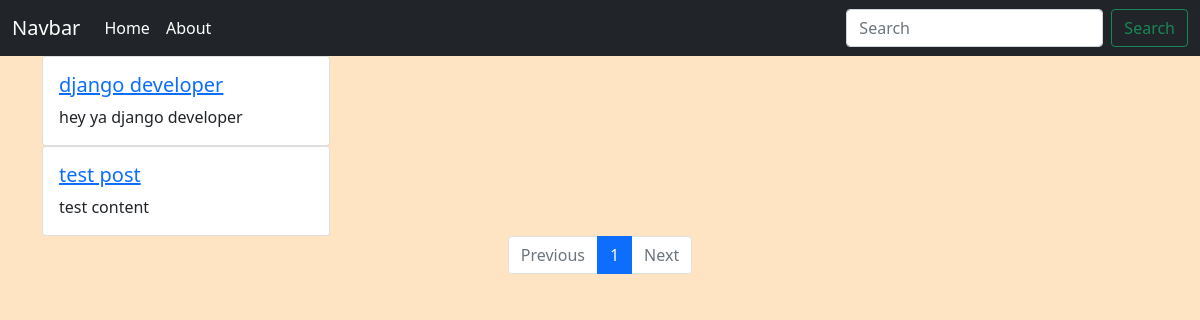
Before: / with the older database file.
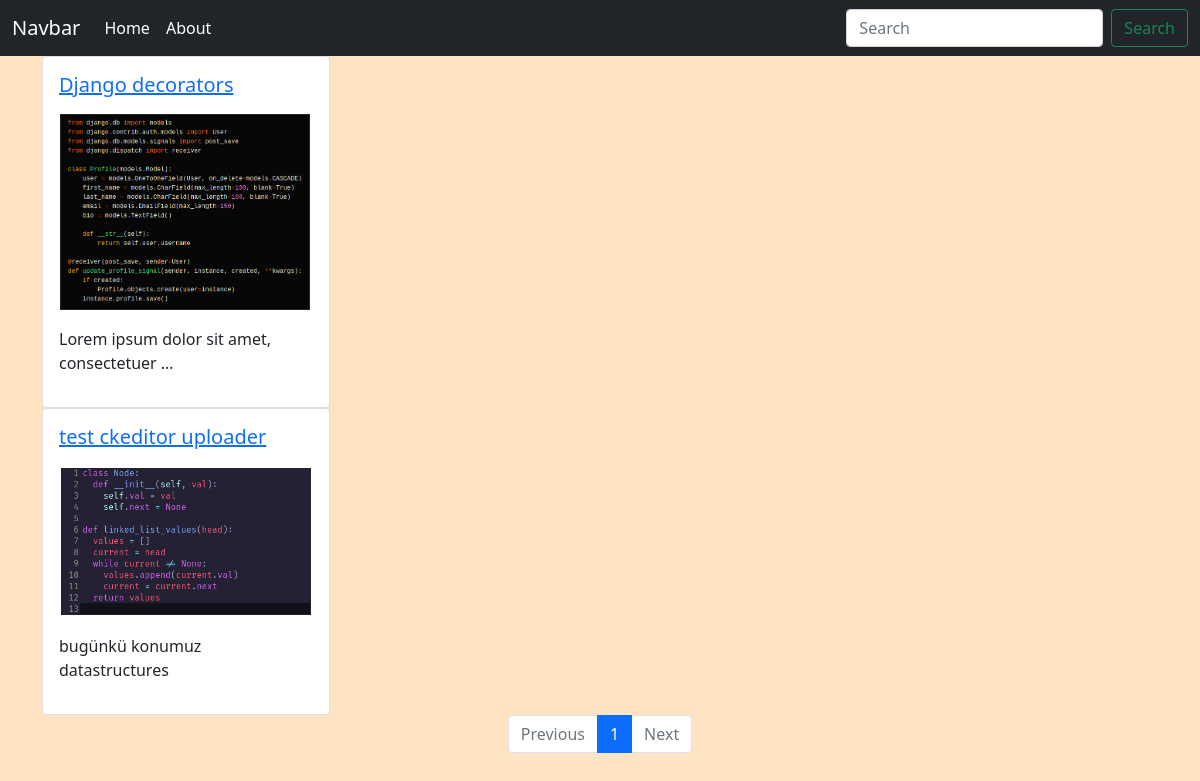
After: the same page with the newer database file.
### blog/models.py (models this page shows, shortened)
class Post(models.Model):
    user = models.ForeignKey(User, on_delete=models.CASCADE)
    title = models.CharField(max_length=255)
    content = RichTextUploadingField(blank=True, null=True)
    thumbnail = models.ImageField(upload_to ='uploads/', blank=True, null=True)
    slug = models.SlugField(unique=True, max_length=255)
    published_date = models.DateTimeField(auto_now_add=True)

### blog/views.py (the view)
# urls.py: path('', PostListView.as_view(), name='home'),
class PostListView(ListView):
    model = Post
    template_name = 'blog/home.html'
    context_object_name = 'posts'
    ordering = ['-published_date']
    paginate_by = 5

### blog/templates/blog/home.html (shortened to what this page needs)
{% extends 'blog/base.html' %}
{% load static %}
{% block content %}
    {% for post in posts  %}
      <div class="container">
        <div class="card" style="width: 18rem;">
          <div class="card-body">
            <h5 class="card-title"><a href="{% url 'posts:post_detail' post.slug  %}">{{post.title}}</a></h5>
            <p class="card-text">{{post.content|safe|truncatewords:15}}</p>
          </div>
        </div>
    </div>
    {% endfor %}
    <nav aria-label="Page navigation example">
        <ul class="pagination justify-content-center">
          {% if page_obj.has_previous %}
            <li class="page-item">
              <a class="page-link" href="?page={{ page_obj.previous_page_number }}">Previous</a>
            </li>
          {% else %}
            <li class="page-item disabled">
              <a class="page-link" href="#" tabindex="-1" aria-disabled="True">Previous</a>
            </li>
          {% endif %}
          {% for i in page_obj.paginator.page_range %}
            {% if page_obj.number == i %}
              <li class="page-item active" aria-current="page">
                <span class="page-link">
                  {{ i }}
                </span>
              </li>
            {% else %}
              <li class="page-item"><a class="page-link" href="?page={{ i }}">{{ i }}</a></li>
            {% endif %}
          {% endfor %}
          {% if page_obj.has_next %}
            <li class="page-item">
              <a class="page-link" href="?page={{ page_obj.next_page_number }}">Next</a>
            </li>
          {% else %}
            <li class="page-item disabled">
              <a class="page-link" href="#" tabindex="-1" aria-disabled="True">Next</a>
            </li>
          {% endif %}
        </ul>
      </nav>
{% endblock content %}

### blog/templates/blog/base.html (shortened to what this page needs)
{% load static %}
<!DOCTYPE html>
<html lang="en">
<head>
    <link href="https://cdn.jsdelivr.net/npm/bootstrap@5.1.3/dist/css/bootstrap.min.css" rel="stylesheet">
    <link rel="stylesheet" href="{% static 'css/base.css' %}" type="text/css">
</head>
<body>
    <nav class="navbar navbar-expand-lg navbar-dark bg-dark">
        <div class="container-fluid">
          <a class="navbar-brand" href="{% url 'posts:home'  %}">Navbar</a>
          <div class="collapse navbar-collapse" id="navbarSupportedContent">
            <ul class="navbar-nav me-auto mb-2 mb-lg-0">
              <li class="nav-item">
                <a class="nav-link active" aria-current="page" href="{% url 'posts:home'  %}">Home</a>
              </li>
              <li class="nav-item">
                <a class="nav-link active" aria-current="page" href="{% url 'posts:about'  %}">About</a>
              </li>
            </ul>
            <form class="d-flex" method="GET" action="{% url 'posts:search_posts' %}">
              <input  class="form-control me-2" type="search" placeholder="Search" aria-label="Search" name="search">
              <button class="btn btn-outline-success" type="submit">Search</button>
            </form>
          </div>
        </div>
      </nav>
        {% block content %}
        {% endblock content %}
</body>
</html>

### static/css/base.css (style rules this page uses)
body { background-color: bisque; }

Changed rows visible on the page:
removed Post: title "django developer", content "hey ya django developer"
removed Post: title "test post", content "test content"
added Post: title "Django decorators", content (picture), content "Lorem ipsum dolor sit amet, consectetuer …"
added Post: title "test ckeditor uploader", content (picture), content "bugünkü konumuz datastructures"
